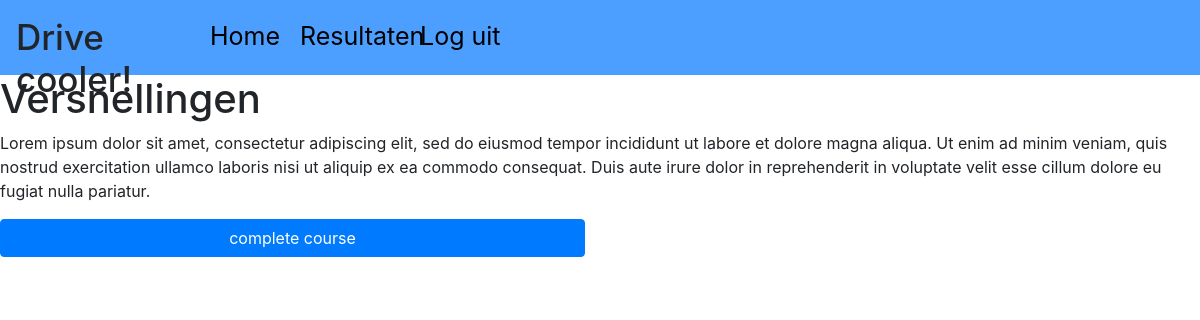
/Training.php?TrainingId=13, run on the app's committed database.
### tables this page shows
CREATE TABLE IF NOT EXISTS `training` (
  `id` int(11) NOT NULL AUTO_INCREMENT,
  `catagorieId` int(255) NOT NULL,
  `description` varchar(2550) NOT NULL,
  `url` varchar(1000) NOT NULL,
  `name` varchar(255) NOT NULL,
  `imgLocation` varchar(1000) NOT NULL,
  `videoEmbed` varchar(1000) NOT NULL,
  PRIMARY KEY (`id`),
  KEY `catagorieTraining` (`catagorieId`)
);

### DBcooler.php (called while the page is built, shortened)
<?php
    class DriveCoolerDB
    {
        function GetTraining($trainingId){
            $pdo = new PDO(self::DSN, self::USER, self::PASSWD);
            $statement = $pdo->prepare("SELECT * FROM `training` WHERE `id` = :trainingId");
            $statement->bindValue(":trainingId", $trainingId, PDO::PARAM_INT);
            $statement->execute();
            $rows = $statement->fetchAll(PDO::FETCH_ASSOC);
            return $rows;
        }
    }
?>

### Training.php (the view, shortened to what this page needs)
<?php
    include_once "./DBcooler.php";
    $db = new DriveCoolerDB();
?>
<!DOCTYPE html>
<html lang="en">
<head>
    <?php
        $rows = $db->GetTraining($_GET["TrainingId"]);
    ?>
</head>
<div>
    <div class="row center-block" >
        <div class="col-12">
            <?php
                foreach($rows as $row){
                    echo "<h1>$row[name]</h1>";
                }
            ?>
        </div>
    </div>
    <div class="row center-block" >
        <div class="col-12">
            <?php
                foreach($rows as $row){
                    echo "<p>$row[description]</p>";
                }
            ?>
        </div>
    </div>
    <div class="row " >
        <div class="col-6 ">
            <button style="width: 100%;" class="btn btn-primary">complete course</button>
        </div>
    </div>
</div></div>
</body>
</html>

### style.css (style rules this page uses)
.headerlinksdesktop { font-size: 25px; position: relative; top: 18px; color: black; }

### data on the page
training: name "Versnellingen", description "Lorem ipsum dolor sit amet, consectetur adipiscing elit, sed do eiusmod tempor incididunt ut labore et dolore magna aliqua. Ut enim ad minim veniam, quis nostrud exercitation ullamco laboris nisi ut aliquip ex ea commodo consequat. Duis aute irure dolor in reprehenderit in voluptate velit esse cillum dolore eu fugiat nulla pariatur."
